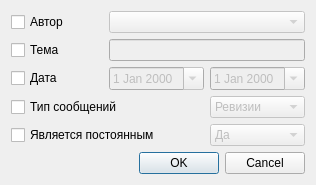
<?xml version="1.0" encoding="UTF-8"?>
<ui version="4.0">
 <class>InformerFilterDialog</class>
 <widget class="QDialog" name="InformerFilterDialog">
  <property name="geometry">
   <rect>
    <x>0</x>
    <y>0</y>
    <width>316</width>
    <height>173</height>
   </rect>
  </property>
  <property name="sizePolicy">
   <sizepolicy hsizetype="Fixed" vsizetype="Fixed">
    <horstretch>0</horstretch>
    <verstretch>0</verstretch>
   </sizepolicy>
  </property>
  <property name="maximumSize">
   <size>
    <width>316</width>
    <height>173</height>
   </size>
  </property>
  <property name="windowTitle">
   <string>Фильтр сообщений информатора</string>
  </property>
  <layout class="QGridLayout" name="gridLayout">
   <item row="6" column="1">
    <spacer name="verticalSpacer">
     <property name="orientation">
      <enum>Qt::Vertical</enum>
     </property>
     <property name="sizeHint" stdset="0">
      <size>
       <width>20</width>
       <height>0</height>
      </size>
     </property>
    </spacer>
   </item>
   <item row="1" column="1" colspan="2">
    <widget class="CPersonComboBox" name="cmbAuthor">
     <property name="enabled">
      <bool>false</bool>
     </property>
    </widget>
   </item>
   <item row="7" column="0" colspan="3">
    <widget class="QDialogButtonBox" name="buttonBox">
     <property name="orientation">
      <enum>Qt::Horizontal</enum>
     </property>
     <property name="standardButtons">
      <set>QDialogButtonBox::Cancel|QDialogButtonBox::Ok</set>
     </property>
    </widget>
   </item>
   <item row="3" column="0">
    <widget class="QCheckBox" name="chkDate">
     <property name="text">
      <string>Дата</string>
     </property>
    </widget>
   </item>
   <item row="3" column="1">
    <widget class="CDateEdit" name="edtBegDate">
     <property name="enabled">
      <bool>false</bool>
     </property>
     <property name="calendarPopup">
      <bool>true</bool>
     </property>
    </widget>
   </item>
   <item row="1" column="0">
    <widget class="QCheckBox" name="chkAuthor">
     <property name="text">
      <string>Автор</string>
     </property>
    </widget>
   </item>
   <item row="3" column="2">
    <widget class="CDateEdit" name="edtEndDate">
     <property name="enabled">
      <bool>false</bool>
     </property>
     <property name="calendarPopup">
      <bool>true</bool>
     </property>
    </widget>
   </item>
   <item row="4" column="2">
    <widget class="QComboBox" name="cmbRevisionInfo">
     <property name="enabled">
      <bool>false</bool>
     </property>
     <item>
      <property name="text">
       <string>Ревизии</string>
      </property>
     </item>
     <item>
      <property name="text">
       <string>Прочие</string>
      </property>
     </item>
    </widget>
   </item>
   <item row="4" column="0" colspan="2">
    <widget class="QCheckBox" name="chkRevisionInfo">
     <property name="text">
      <string>Тип сообщений</string>
     </property>
    </widget>
   </item>
   <item row="2" column="1" colspan="2">
    <widget class="QLineEdit" name="edtSubject">
     <property name="enabled">
      <bool>false</bool>
     </property>
    </widget>
   </item>
   <item row="2" column="0">
    <widget class="QCheckBox" name="chkSubject">
     <property name="text">
      <string>Тема</string>
     </property>
    </widget>
   </item>
   <item row="5" column="0" colspan="2">
    <widget class="QCheckBox" name="chkConstant">
     <property name="text">
      <string>Является постоянным</string>
     </property>
    </widget>
   </item>
   <item row="5" column="2">
    <widget class="QComboBox" name="cmbConstant">
     <property name="enabled">
      <bool>false</bool>
     </property>
     <property name="currentIndex">
      <number>0</number>
     </property>
     <item>
      <property name="text">
       <string>Да</string>
      </property>
     </item>
     <item>
      <property name="text">
       <string>Нет</string>
      </property>
     </item>
    </widget>
   </item>
  </layout>
 </widget>
 <customwidgets>
  <customwidget>
   <class>CDateEdit</class>
   <extends>QDateEdit</extends>
   <header>library/DateEdit.h</header>
  </customwidget>
  <customwidget>
   <class>CPersonComboBox</class>
   <extends>QComboBox</extends>
   <header>Orgs/PersonComboBox.h</header>
  </customwidget>
 </customwidgets>
 <tabstops>
  <tabstop>chkAuthor</tabstop>
  <tabstop>cmbAuthor</tabstop>
  <tabstop>chkSubject</tabstop>
  <tabstop>edtSubject</tabstop>
  <tabstop>chkDate</tabstop>
  <tabstop>edtBegDate</tabstop>
  <tabstop>edtEndDate</tabstop>
  <tabstop>chkRevisionInfo</tabstop>
  <tabstop>cmbRevisionInfo</tabstop>
  <tabstop>buttonBox</tabstop>
 </tabstops>
 <resources/>
 <connections>
  <connection>
   <sender>buttonBox</sender>
   <signal>accepted()</signal>
   <receiver>InformerFilterDialog</receiver>
   <slot>accept()</slot>
   <hints>
    <hint type="sourcelabel">
     <x>227</x>
     <y>133</y>
    </hint>
    <hint type="destinationlabel">
     <x>157</x>
     <y>101</y>
    </hint>
   </hints>
  </connection>
  <connection>
   <sender>buttonBox</sender>
   <signal>rejected()</signal>
   <receiver>InformerFilterDialog</receiver>
   <slot>reject()</slot>
   <hints>
    <hint type="sourcelabel">
     <x>295</x>
     <y>139</y>
    </hint>
    <hint type="destinationlabel">
     <x>286</x>
     <y>101</y>
    </hint>
   </hints>
  </connection>
  <connection>
   <sender>chkDate</sender>
   <signal>toggled(bool)</signal>
   <receiver>edtBegDate</receiver>
   <slot>setEnabled(bool)</slot>
   <hints>
    <hint type="sourcelabel">
     <x>87</x>
     <y>79</y>
    </hint>
    <hint type="destinationlabel">
     <x>139</x>
     <y>79</y>
    </hint>
   </hints>
  </connection>
  <connection>
   <sender>chkDate</sender>
   <signal>toggled(bool)</signal>
   <receiver>edtEndDate</receiver>
   <slot>setEnabled(bool)</slot>
   <hints>
    <hint type="sourcelabel">
     <x>67</x>
     <y>62</y>
    </hint>
    <hint type="destinationlabel">
     <x>244</x>
     <y>66</y>
    </hint>
   </hints>
  </connection>
  <connection>
   <sender>chkAuthor</sender>
   <signal>toggled(bool)</signal>
   <receiver>cmbAuthor</receiver>
   <slot>setEnabled(bool)</slot>
   <hints>
    <hint type="sourcelabel">
     <x>51</x>
     <y>21</y>
    </hint>
    <hint type="destinationlabel">
     <x>150</x>
     <y>25</y>
    </hint>
   </hints>
  </connection>
  <connection>
   <sender>chkRevisionInfo</sender>
   <signal>toggled(bool)</signal>
   <receiver>cmbRevisionInfo</receiver>
   <slot>setEnabled(bool)</slot>
   <hints>
    <hint type="sourcelabel">
     <x>64</x>
     <y>101</y>
    </hint>
    <hint type="destinationlabel">
     <x>233</x>
     <y>98</y>
    </hint>
   </hints>
  </connection>
  <connection>
   <sender>chkSubject</sender>
   <signal>toggled(bool)</signal>
   <receiver>edtSubject</receiver>
   <slot>setEnabled(bool)</slot>
   <hints>
    <hint type="sourcelabel">
     <x>51</x>
     <y>40</y>
    </hint>
    <hint type="destinationlabel">
     <x>151</x>
     <y>49</y>
    </hint>
   </hints>
  </connection>
  <connection>
   <sender>chkConstant</sender>
   <signal>toggled(bool)</signal>
   <receiver>cmbConstant</receiver>
   <slot>setEnabled(bool)</slot>
   <hints>
    <hint type="sourcelabel">
     <x>106</x>
     <y>119</y>
    </hint>
    <hint type="destinationlabel">
     <x>257</x>
     <y>119</y>
    </hint>
   </hints>
  </connection>
 </connections>
</ui>
